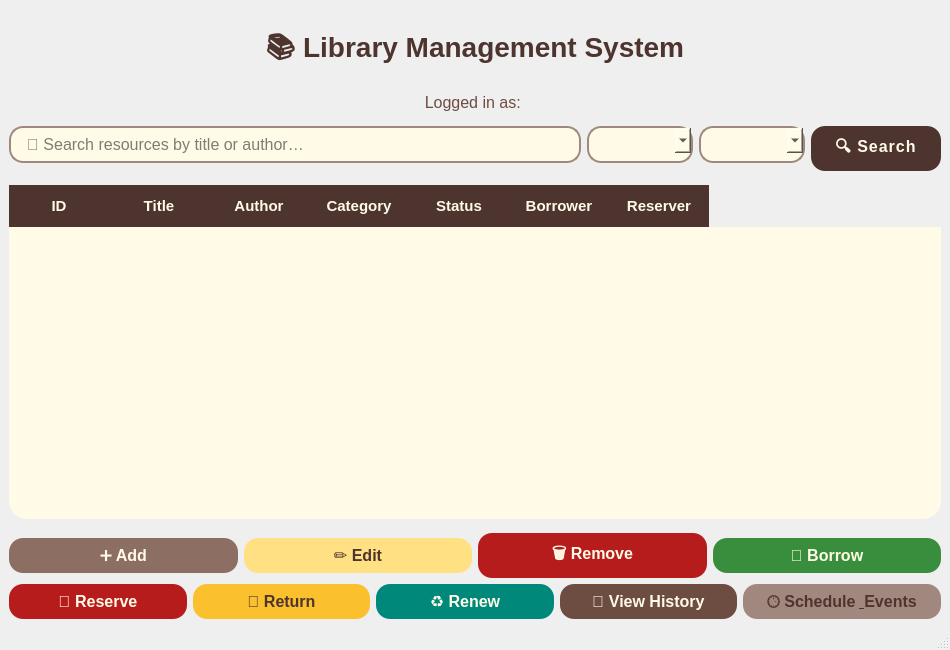
<?xml version="1.0" encoding="UTF-8"?>
<ui version="4.0">
 <class>MainWindow</class>
 <widget class="QMainWindow" name="MainWindow">
  <property name="geometry">
   <rect>
    <x>0</x>
    <y>0</y>
    <width>950</width>
    <height>650</height>
   </rect>
  </property>
  <property name="windowTitle">
   <string>📚 Library Management System</string>
  </property>
  <widget class="QWidget" name="centralwidget">
   <property name="styleSheet">
    <string notr="true">
QWidget {
    background: qlineargradient(x1:0, y1:0, x2:1, y2:1,
        stop:0 #fffbe7, stop:1 #e0c097);
    font-family: 'Georgia', 'Times New Roman', serif;
}
    </string>
   </property>
   <layout class="QVBoxLayout" name="verticalLayout" stretch="0,0,1,0,0">
    <item>
     <widget class="QLabel" name="labelHeader">
      <property name="styleSheet">
       <string notr="true">
font-size: 28px;
font-weight: bold;
color: #4e342e;
margin-top: 18px;
margin-bottom: 12px;
font-family: 'Georgia', 'Times New Roman', serif;
       </string>
      </property>
      <property name="text">
       <string>📚 Library Management System</string>
      </property>
      <property name="alignment">
       <set>Qt::AlignmentFlag::AlignCenter</set>
      </property>
     </widget>
    </item>
    <item>
     <widget class="QLabel" name="labelUserInfo">
      <property name="text">
       <string>Logged in as: </string>
      </property>
      <property name="alignment">
       <set>Qt::AlignCenter</set>
      </property>
      <property name="styleSheet">
       <string notr="true">
font-size: 16px;
color: #6d4c41;
font-family: 'Georgia', 'Times New Roman', serif;
margin-bottom: 8px;
       </string>
      </property>
     </widget>
    </item>
    <item>
     <layout class="QHBoxLayout" name="searchLayout">
      <item>
       <widget class="QLineEdit" name="lineEditSearch">
        <property name="styleSheet">
         <string notr="true">
QLineEdit {
    border: 2px solid #a1887f;
    border-radius: 14px;
    padding: 6px 14px;
    font-size: 16px;
    background: #fffbe7;
    margin-bottom: 8px;
    font-family: 'Georgia', 'Times New Roman', serif;
}
         </string>
        </property>
        <property name="alignment">
         <set>Qt::AlignmentFlag::AlignVCenter</set>
        </property>
        <property name="placeholderText">
         <string>🔎 Search resources by title or author…</string>
        </property>
       </widget>
      </item>
      <item>
       <widget class="QComboBox" name="comboBoxCategory">
        <property name="styleSheet">
         <string notr="true">
QComboBox {
    border: 2px solid #a1887f;
    border-radius: 14px;
    padding: 6px 14px;
    font-size: 16px;
    background: #fffbe7;
    margin-bottom: 8px;
    font-family: 'Georgia', 'Times New Roman', serif;
}
         </string>
        </property>
       </widget>
      </item>
      <item>
       <widget class="QComboBox" name="comboBoxStatus">
        <property name="styleSheet">
         <string notr="true">
QComboBox {
    border: 2px solid #a1887f;
    border-radius: 14px;
    padding: 6px 14px;
    font-size: 16px;
    background: #fffbe7;
    margin-bottom: 8px;
    font-family: 'Georgia', 'Times New Roman', serif;
}
         </string>
        </property>
       </widget>
      </item>
      <item>
       <widget class="QPushButton" name="buttonSearch">
        <property name="styleSheet">
         <string notr="true">
QPushButton {
    background-color: #4e342e;
    color: #fffbe7;
    border-radius: 14px;
    padding: 8px 24px;
    font-size: 16px;
    font-weight: bold;
    letter-spacing: 1px;
    box-shadow: 0 4px 16px #4e342e33;
    font-family: 'Georgia', 'Times New Roman', serif;
}
QPushButton:hover {
    background-color: #3e2723;
}
         </string>
        </property>
        <property name="text">
         <string>🔍 Search</string>
        </property>
       </widget>
      </item>
     </layout>
    </item>
    <item>
     <widget class="QTableWidget" name="tableWidgetResources">
      <property name="sizePolicy">
       <sizepolicy hsizetype="Expanding" vsizetype="Expanding">
        <horstretch>0</horstretch>
        <verstretch>0</verstretch>
       </sizepolicy>
      </property>
      <property name="styleSheet">
       <string notr="true">
QTableWidget {
    background: #fffbe7;
    border-radius: 18px;
    font-size: 15px;
    gridline-color: #d7ccc8;
    margin-top: 8px;
    margin-bottom: 8px;
    box-shadow: 0 8px 32px #8d6e6322;
    font-family: 'Georgia', 'Times New Roman', serif;
}
QHeaderView::section {
    background-color: #4e342e;
    color: #fffbe7;
    font-weight: bold;
    font-size: 15px;
    border: none;
    border-radius: 0px;
    padding: 10px;
    font-family: 'Georgia', 'Times New Roman', serif;
}
QTableWidget::item:selected {
    background: #ffe082;
    color: #4e342e;
}
       </string>
      </property>
      <property name="alternatingRowColors">
       <bool>true</bool>
      </property>
      <property name="rowCount">
       <number>0</number>
      </property>
      <property name="columnCount">
       <number>7</number>
      </property>
      <column>
       <property name="text">
        <string>ID</string>
       </property>
      </column>
      <column>
       <property name="text">
        <string>Title</string>
       </property>
      </column>
      <column>
       <property name="text">
        <string>Author</string>
       </property>
      </column>
      <column>
       <property name="text">
        <string>Category</string>
       </property>
      </column>
      <column>
       <property name="text">
        <string>Status</string>
       </property>
      </column>
      <column>
       <property name="text">
        <string>Borrower</string>
       </property>
      </column>
      <column>
       <property name="text">
        <string>Reserver</string>
       </property>
      </column>
     </widget>
    </item>
    <item>
     <layout class="QVBoxLayout" name="actionLayoutVertical">
      <item>
       <layout class="QHBoxLayout" name="actionRow1">
        <item>
         <widget class="QPushButton" name="buttonAdd">
          <property name="styleSheet">
           <string notr="true">
QPushButton {
    background-color: #8d6e63;
    color: #fffbe7;
    border-radius: 14px;
    padding: 8px 24px;
    font-size: 16px;
    font-weight: bold;
    box-shadow: 0 4px 16px #8d6e6333;
    font-family: 'Georgia', 'Times New Roman', serif;
}
QPushButton:hover {
    background-color: #6d4c41;
}
           </string>
          </property>
          <property name="text">
           <string>➕ Add</string>
          </property>
         </widget>
        </item>
        <item>
         <widget class="QPushButton" name="buttonEdit">
          <property name="styleSheet">
           <string notr="true">
QPushButton {
    background-color: #ffe082;
    color: #4e342e;
    border-radius: 14px;
    padding: 8px 24px;
    font-size: 16px;
    font-weight: bold;
    box-shadow: 0 4px 16px #ffe08233;
    font-family: 'Georgia', 'Times New Roman', serif;
}
QPushButton:hover {
    background-color: #ffd54f;
}
           </string>
          </property>
          <property name="text">
           <string>✏️ Edit</string>
          </property>
         </widget>
        </item>
        <item>
         <widget class="QPushButton" name="buttonRemove">
          <property name="styleSheet">
           <string notr="true">
QPushButton {
    background-color: #b71c1c;
    color: #fffbe7;
    border-radius: 14px;
    padding: 8px 24px;
    font-size: 16px;
    font-weight: bold;
    box-shadow: 0 4px 16px #b71c1c33;
    font-family: 'Georgia', 'Times New Roman', serif;
}
QPushButton:hover {
    background-color: #7f0000;
}
           </string>
          </property>
          <property name="text">
           <string>🗑️ Remove</string>
          </property>
         </widget>
        </item>
        <item>
         <widget class="QPushButton" name="buttonBorrow">
          <property name="styleSheet">
           <string notr="true">
QPushButton {
    background-color: #388e3c;
    color: #fffbe7;
    border-radius: 14px;
    padding: 8px 24px;
    font-size: 16px;
    font-weight: bold;
    box-shadow: 0 4px 16px #388e3c33;
    font-family: 'Georgia', 'Times New Roman', serif;
}
QPushButton:hover {
    background-color: #1b5e20;
}
           </string>
          </property>
          <property name="text">
           <string>📖 Borrow</string>
          </property>
         </widget>
        </item>
       </layout>
      </item>
      <item>
       <layout class="QHBoxLayout" name="actionRow2">
        <item>
         <widget class="QPushButton" name="buttonReserve">
          <property name="styleSheet">
           <string notr="true">
QPushButton {
    background-color: #b71c1c;
    color: #fffbe7;
    border-radius: 14px;
    padding: 8px 24px;
    font-size: 16px;
    font-weight: bold;
    box-shadow: 0 4px 16px #b71c1c33;
    font-family: 'Georgia', 'Times New Roman', serif;
}
QPushButton:hover {
    background-color: #7f0000;
}
           </string>
          </property>
          <property name="text">
           <string>🔖 Reserve</string>
          </property>
         </widget>
        </item>
        <item>
         <widget class="QPushButton" name="buttonReturn">
          <property name="styleSheet">
           <string notr="true">
QPushButton {
    background-color: #fbc02d;
    color: #4e342e;
    border-radius: 14px;
    padding: 8px 24px;
    font-size: 16px;
    font-weight: bold;
    box-shadow: 0 4px 16px #fbc02d33;
    font-family: 'Georgia', 'Times New Roman', serif;
}
QPushButton:hover {
    background-color: #ff8f00;
}
           </string>
          </property>
          <property name="text">
           <string>🔄 Return</string>
          </property>
         </widget>
        </item>
        <item>
         <widget class="QPushButton" name="buttonRenew">
          <property name="styleSheet">
           <string notr="true">
QPushButton {
    background-color: #00897b;
    color: #fffbe7;
    border-radius: 14px;
    padding: 8px 24px;
    font-size: 16px;
    font-weight: bold;
    box-shadow: 0 4px 16px #00897b33;
    font-family: 'Georgia', 'Times New Roman', serif;
}
QPushButton:hover {
    background-color: #004d40;
}
           </string>
          </property>
          <property name="text">
           <string>♻️ Renew</string>
          </property>
         </widget>
        </item>
        <item>
         <widget class="QPushButton" name="buttonViewHistory">
          <property name="styleSheet">
           <string notr="true">
QPushButton {
    background-color: #6d4c41;
    color: #fffbe7;
    border-radius: 14px;
    padding: 8px 24px;
    font-size: 16px;
    font-weight: bold;
    box-shadow: 0 4px 16px #6d4c4133;
    font-family: 'Georgia', 'Times New Roman', serif;
}
QPushButton:hover {
    background-color: #4e342e;
}
           </string>
          </property>
          <property name="text">
           <string>📜 View History</string>
          </property>
         </widget>
        </item>
        <item>
         <widget class="QPushButton" name="buttonSchedule">
          <property name="styleSheet">
           <string notr="true">
QPushButton {
    background-color: #a1887f;
    color: #4e342e;
    border-radius: 14px;
    padding: 8px 24px;
    font-size: 16px;
    font-weight: bold;
    box-shadow: 0 4px 16px #a1887f33;
    font-family: 'Georgia', 'Times New Roman', serif;
}
QPushButton:hover {
    background-color: #8d6e63;
}
           </string>
          </property>
          <property name="text">
           <string>🕒 Schedule &amp; Events</string>
          </property>
         </widget>
        </item>
       </layout>
      </item>
     </layout>
    </item>
   </layout>
  </widget>
  <widget class="QMenuBar" name="menubar">
   <property name="geometry">
    <rect>
     <x>0</x>
     <y>0</y>
     <width>950</width>
     <height>18</height>
    </rect>
   </property>
  </widget>
  <widget class="QStatusBar" name="statusbar"/>
 </widget>
 <resources/>
 <connections/>
</ui>
